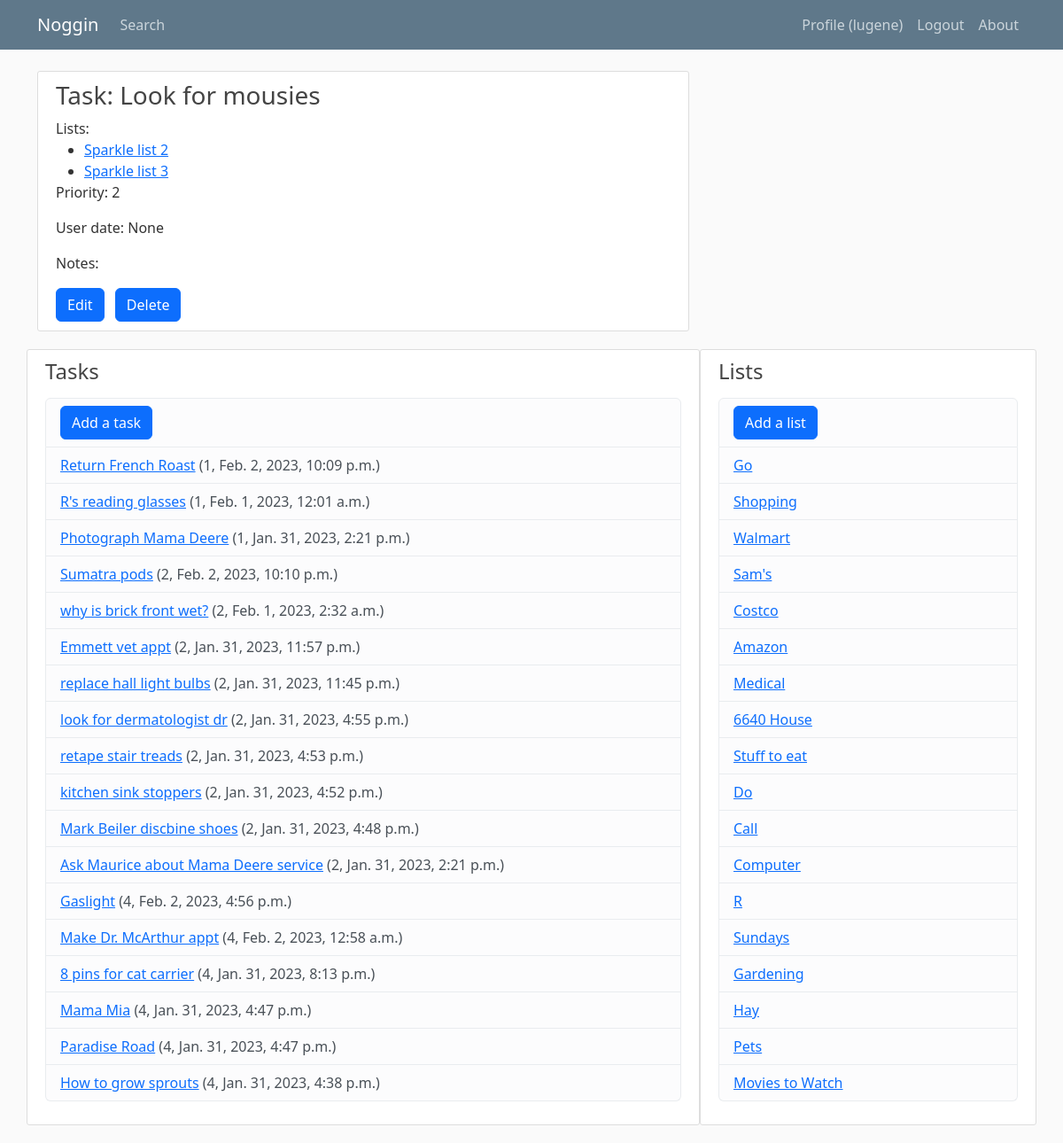
Before: /task/29/ (signed in) with the older database file.
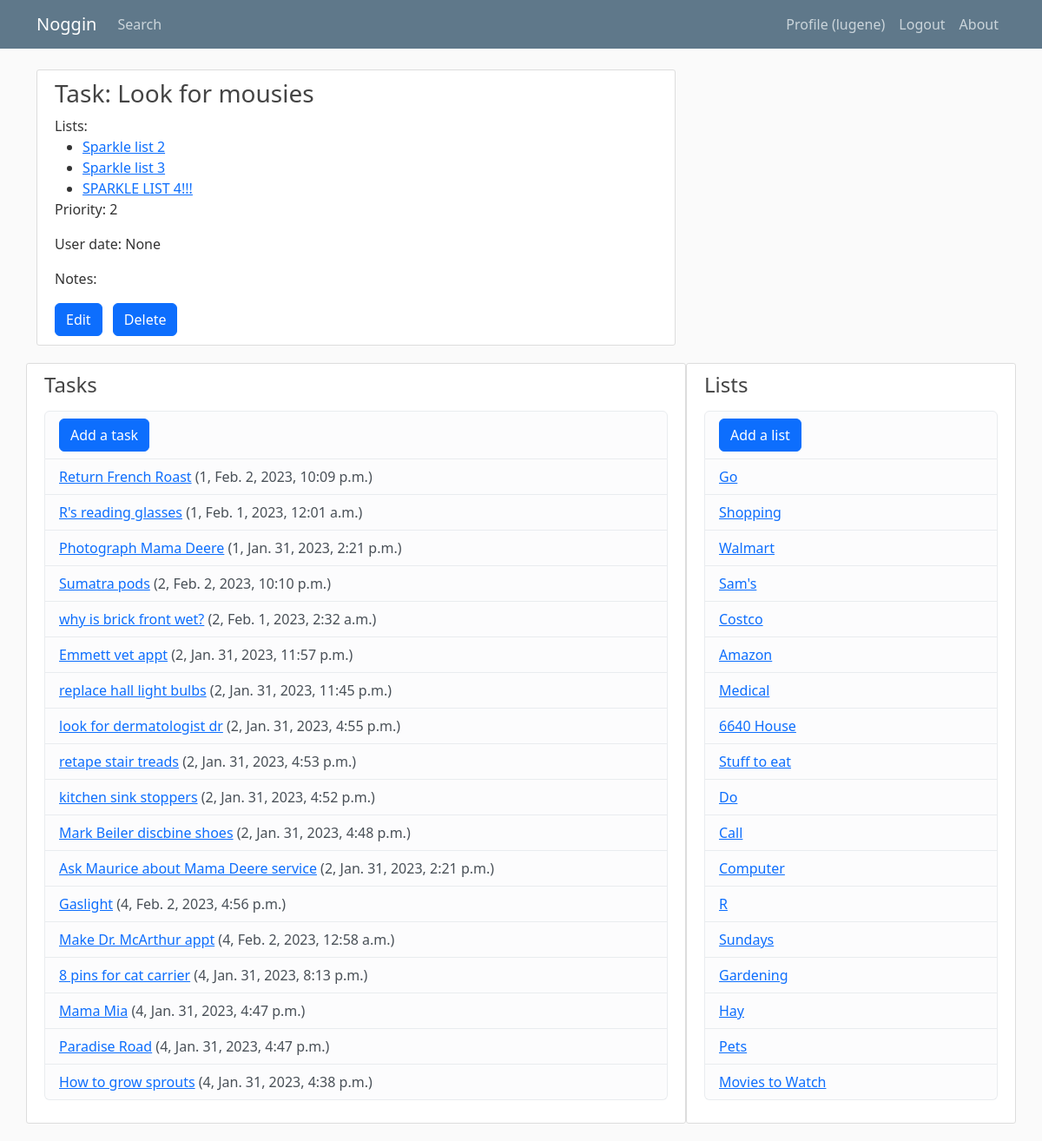
After: the same page with the newer database file.
### tasks/models.py (models this page shows, shortened)
class List(models.Model):
	name = models.CharField(max_length=20)
	display_order = models.IntegerField(default=1)
	owner = models.ForeignKey(User, on_delete=models.CASCADE)
	class Meta:
		ordering = ['display_order']

class Task(models.Model):
	PRIORITIES = (
		(1, 'Right now'),
		(2, 'ASAP'),
		(3, 'Soon'),
		(4, 'Whenever'),
	)
	name = models.CharField(max_length=40)
	notes = models.TextField(blank=True)
	date_added = models.DateTimeField(auto_now_add=True)
	user_date = models.DateTimeField(blank=True, null=True)
	priority = models.IntegerField(choices=PRIORITIES, default=3)
	lists = models.ManyToManyField(List, related_name='tasks')
	owner = models.ForeignKey(User, on_delete=models.CASCADE)
	class Meta:
		ordering = ['priority', '-date_added']

### tasks/views.py (the view)
# urls.py: path('task/<int:task_id>/', views.task, name='tasks-task'),
@login_required
def task(request, task_id):
	task = Task.objects.get(id=task_id)
	task_lists = task.lists.all()
	lists = List.objects.filter(owner=request.user)
	tasks = Task.objects.filter(owner=request.user)
	context = {'task': task, 'task_lists': task_lists, 'lists': lists, 'tasks': tasks}
	return render(request, 'tasks/task.html', context)

### tasks/templates/tasks/task.html
{% extends 'tasks/base.html' %}
{% block content %}
<div class="content-section">
	<h3>Task: {{ task.name }}</h3>
	Lists:
<ul>
	{% for list in task_lists %}
		<li><a href="{% url 'tasks-list' list.id %}">{{ list.name }}</a></li>
	{% empty %}
		This task has not been added to any lists yet.
	{% endfor %}
</ul>
<p>Priority: {{ task.priority }}</p>
<p>User date: {{ task.user_date }}</p>
<p>Notes: {{ task.notes }}</p>
<a class="btn btn-primary me-2" href="{% url 'tasks-updatetask' task.id %}">Edit</a>
<a class="btn btn-primary me-2" href="{% url 'tasks-deletetask' task.id %}">Delete</a>
</div>
{% endblock %}

### tasks/templates/tasks/base.html (shortened to what this page needs)
{% load static %}
<!DOCTYPE html>
<html lang="en">
<head>
	<link href="https://cdn.jsdelivr.net/npm/bootstrap@5.3.0-alpha1/dist/css/bootstrap.min.css" rel="stylesheet">
	<link rel="stylesheet" type="text/css" href="{% static 'tasks/main.css' %}">
</head>
<body>
	<header class="site-header">
		<nav class="navbar navbar-expand-md navbar-dark bg-steel fixed-top">
			<div class="container">
				<a class="navbar-brand mr-4" href="{% url 'tasks-home' %}">Noggin</a>
				<div class="collapse navbar-collapse" id="navbarToggle">
					<div class="navbar-nav me-auto">
						<a class="nav-item nav-link" href="{% url 'tasks-search' %}">Search</a>
					</div>
					<div class="navbar-nav">
						{% if user.is_authenticated %}
						<a class="nav-item nav-link" href="{% url 'profile' %}">Profile ({{ user.username }})</a>
						<a class="nav-item nav-link" href="{% url 'logout' %}">Logout</a>
						{% else %}
						<a class="nav-item nav-link" href="{% url 'login' %}">Login</a>
						<a class="nav-item nav-link" href="{% url 'register' %}">Register</a>
						{% endif %}
						<a class="nav-item nav-link" href="{% url 'tasks-about' %}">About</a>
					</div>
				</div>
			</div>
		</nav>
	</header>
	<main role="main" class="container">
		<div class="row">
			<div class="col-md-8">
			{% block content %}{% endblock %}
			</div>
						<div class="content-section col-md-8">
				<h4>Tasks</h4>
				<p class='text-muted'>
					<ul class="list-group">
						<li class="list-group-item list-group-item-light"><a class="btn btn-primary me-2" href="{% url 'new-task' %}">Add a task</a></li>
						{% for task in tasks %}
						<li class="list-group-item list-group-item-light">
							<a href="{% url 'tasks-task' task.id %}">{{ task.name }}</a> ({{task.priority}}, {{task.date_added}})</li>
							{% endfor %}
						</ul>
					</p>
				</div>
				<div class="content-section col-md-4">
					<h4>Lists</h4>
					<p class='text-muted'>
						<ul class="list-group">
							<li class="list-group-item list-group-item-light"><a class="btn btn-primary me-2" href="{% url 'new-list' %}">Add a list</a></li>
							{% for list in lists %}
							<li class="list-group-item list-group-item-light">
								<a href="{% url 'tasks-list' list.id %}">{{ list.name }}</a></li>
								{% endfor %}
							</ul>
						</p>
					</div>
				</div>
			</main>
		</body>
		</html>

Changed rows visible on the page:
added List: name "SPARKLE LIST 4!!!", shown under "Task: Look for mousies"
